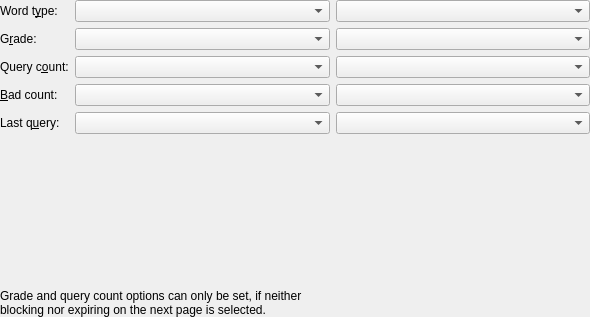
<ui version="4.0" >
 <class>ThresholdOptionsBase</class>
 <widget class="QWidget" name="ThresholdOptionsBase" >
  <property name="geometry" >
   <rect>
    <x>0</x>
    <y>0</y>
    <width>590</width>
    <height>317</height>
   </rect>
  </property>
  <layout class="QGridLayout" >
   <property name="leftMargin" >
    <number>0</number>
   </property>
   <property name="topMargin" >
    <number>0</number>
   </property>
   <property name="rightMargin" >
    <number>0</number>
   </property>
   <property name="bottomMargin" >
    <number>0</number>
   </property>
   <property name="horizontalSpacing" >
    <number>6</number>
   </property>
   <property name="verticalSpacing" >
    <number>6</number>
   </property>
   <item row="0" column="0" >
    <widget class="QLabel" name="label_type" >
     <property name="text" >
      <string>Word t&amp;ype:</string>
     </property>
     <property name="buddy" >
      <cstring>typecomp</cstring>
     </property>
    </widget>
   </item>
   <item row="0" column="1" >
    <widget class="QComboBox" name="typecomp" >
     <property name="sizePolicy" >
      <sizepolicy vsizetype="Fixed" hsizetype="MinimumExpanding" >
       <horstretch>0</horstretch>
       <verstretch>0</verstretch>
      </sizepolicy>
     </property>
    </widget>
   </item>
   <item row="0" column="2" >
    <widget class="QComboBox" name="typelist" >
     <property name="sizePolicy" >
      <sizepolicy vsizetype="Fixed" hsizetype="MinimumExpanding" >
       <horstretch>0</horstretch>
       <verstretch>0</verstretch>
      </sizepolicy>
     </property>
    </widget>
   </item>
   <item row="1" column="0" >
    <widget class="QLabel" name="label_grade" >
     <property name="text" >
      <string>G&amp;rade:</string>
     </property>
     <property name="buddy" >
      <cstring>gradecomp</cstring>
     </property>
    </widget>
   </item>
   <item row="1" column="1" >
    <widget class="QComboBox" name="gradecomp" />
   </item>
   <item row="1" column="2" >
    <widget class="QComboBox" name="gradelist" />
   </item>
   <item row="2" column="0" >
    <widget class="QLabel" name="label_qcount" >
     <property name="text" >
      <string>Query c&amp;ount:</string>
     </property>
     <property name="buddy" >
      <cstring>querycomp</cstring>
     </property>
    </widget>
   </item>
   <item row="2" column="1" >
    <widget class="QComboBox" name="querycomp" />
   </item>
   <item row="2" column="2" >
    <widget class="QComboBox" name="querylist" />
   </item>
   <item row="3" column="0" >
    <widget class="QLabel" name="label_bcount" >
     <property name="text" >
      <string>&amp;Bad count:</string>
     </property>
     <property name="buddy" >
      <cstring>badcomp</cstring>
     </property>
    </widget>
   </item>
   <item row="3" column="1" >
    <widget class="QComboBox" name="badcomp" />
   </item>
   <item row="3" column="2" >
    <widget class="QComboBox" name="badlist" />
   </item>
   <item row="4" column="0" >
    <widget class="QLabel" name="label_qdate" >
     <property name="text" >
      <string>Last q&amp;uery:</string>
     </property>
     <property name="buddy" >
      <cstring>datecomp</cstring>
     </property>
    </widget>
   </item>
   <item row="4" column="1" >
    <widget class="QComboBox" name="datecomp" />
   </item>
   <item row="4" column="2" >
    <widget class="QComboBox" name="datelist" />
   </item>
   <item row="7" column="0" colspan="3" >
    <spacer>
     <property name="orientation" >
      <enum>Qt::Vertical</enum>
     </property>
     <property name="sizeType" >
      <enum>QSizePolicy::Expanding</enum>
     </property>
     <property name="sizeHint" >
      <size>
       <width>290</width>
       <height>16</height>
      </size>
     </property>
    </spacer>
   </item>
   <item row="8" column="0" colspan="2" >
    <widget class="QLabel" name="labelInfoBlockingExpiring" >
     <property name="text" >
      <string>Grade and query count options can only be set, if neither blocking nor expiring on the next page is selected.</string>
     </property>
     <property name="wordWrap" >
      <bool>true</bool>
     </property>
    </widget>
   </item>
  </layout>
 </widget>
 <layoutdefault spacing="6" margin="11" />
 <pixmapfunction>qPixmapFromMimeSource</pixmapfunction>
 <tabstops>
  <tabstop>typecomp</tabstop>
  <tabstop>typelist</tabstop>
  <tabstop>gradecomp</tabstop>
  <tabstop>gradelist</tabstop>
  <tabstop>querycomp</tabstop>
  <tabstop>querylist</tabstop>
  <tabstop>badcomp</tabstop>
  <tabstop>badlist</tabstop>
  <tabstop>datecomp</tabstop>
  <tabstop>datelist</tabstop>
 </tabstops>
 <resources/>
 <connections/>
</ui>
